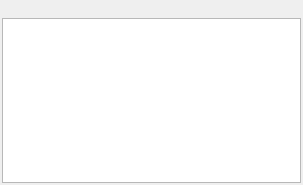
<ui version="4.0" >
 <class>SslTrustPrompt</class>
 <widget class="QWidget" name="SslTrustPrompt" >
  <property name="geometry" >
   <rect>
    <x>0</x>
    <y>0</y>
    <width>303</width>
    <height>185</height>
   </rect>
  </property>
  <layout class="QVBoxLayout" >
   <item>
    <widget class="QLabel" name="m_MainLabel" >
     <property name="text" >
      <string/>
     </property>
     <property name="wordWrap" >
      <bool>false</bool>
     </property>
    </widget>
   </item>
   <item>
    <widget class="KTextBrowser" name="m_ContentText" />
   </item>
  </layout>
 </widget>
 <layoutdefault spacing="2" margin="2" />
 <pixmapfunction>qPixmapFromMimeSource</pixmapfunction>
 <customwidgets>
  <customwidget>
   <class>KTextBrowser</class>
   <extends>QTextBrowser</extends>
   <header>ktextbrowser.h</header>
  </customwidget>
 </customwidgets>
 <includes>
  <include location="local" >ktextbrowser.h</include>
 </includes>
 <resources/>
 <connections/>
</ui>
